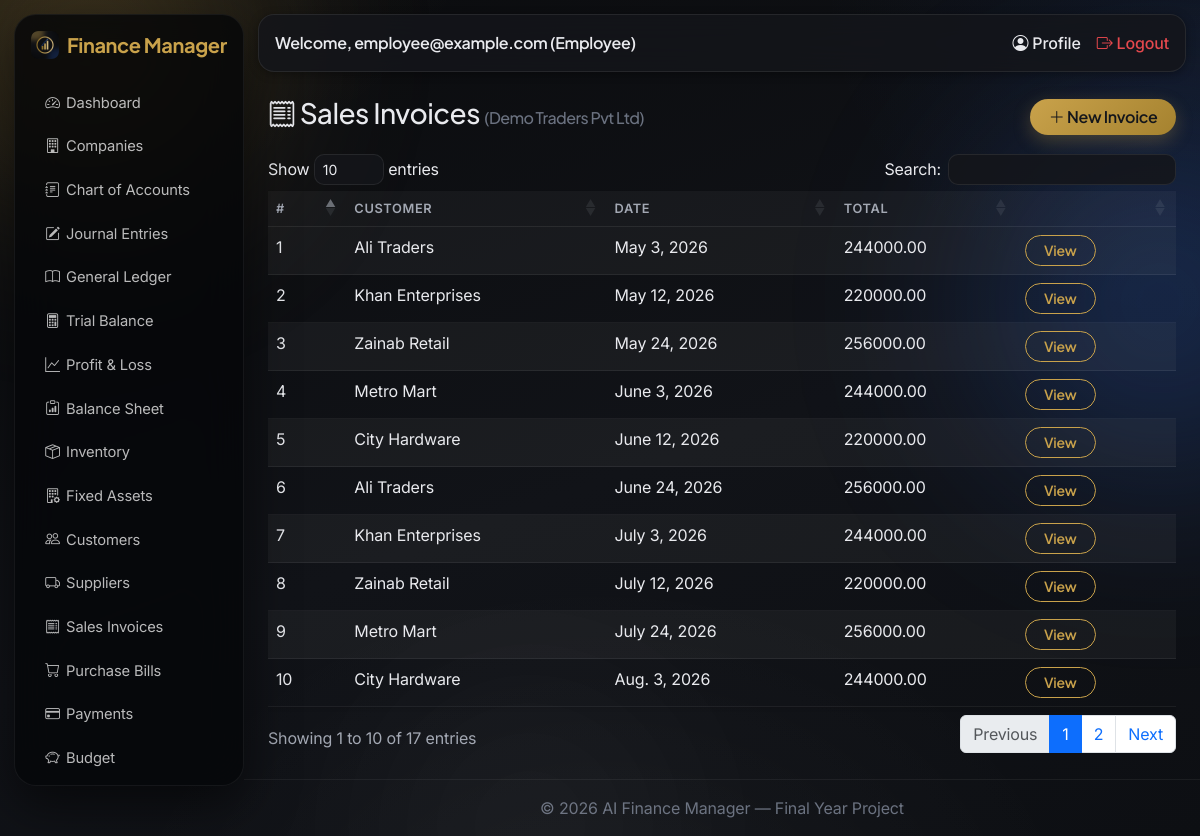
The app's page /transactions/invoices/ (signed in) with its own data.
### accounts/models.py (models this page shows, shortened)
class User(AbstractUser):
    class Role(models.TextChoices):
        SUPER_ADMIN = 'SUPER_ADMIN', 'Super Admin'
        COMPANY_OWNER = 'COMPANY_OWNER', 'Company Owner'
        ACCOUNTANT = 'ACCOUNTANT', 'Accountant'
        EMPLOYEE = 'EMPLOYEE', 'Employee'
    role = models.CharField(max_length=20, choices=Role.choices, default=Role.COMPANY_OWNER)
    email = models.EmailField(unique=True)
    phone = models.CharField(max_length=20, blank=True)
    profile_picture = models.ImageField(upload_to='profile_pics/', blank=True, null=True)

### companies/models.py (models this page shows, shortened)
class Company(models.Model):
    owner = models.ForeignKey(settings.AUTH_USER_MODEL, on_delete=models.CASCADE, related_name='companies')
    name = models.CharField(max_length=200)
    country = models.CharField(max_length=100)
    currency = models.CharField(max_length=10, default='USD')
    fiscal_year_start = models.DateField()
    class Standard(models.TextChoices):
        IFRS = 'IFRS', 'IFRS'
        GAAP = 'GAAP', 'US GAAP'
    class InventoryMethod(models.TextChoices):
        FIFO = 'FIFO', 'FIFO (First-In, First-Out)'
        LIFO = 'LIFO', 'LIFO (Last-In, First-Out) - US GAAP only'
        WAC = 'WAC', 'Weighted Average Cost'
    accounting_standard = models.CharField(
        max_length=20, choices=Standard.choices, default=Standard.IFRS,
        help_text='Controls how inventory is valued and how the Balance Sheet / Income Statement are presented.',
    )
    inventory_method = models.CharField(
        max_length=10, choices=InventoryMethod.choices, default=InventoryMethod.FIFO,
        help_text='Cost-flow method. LIFO is prohibited under IFRS (IAS 2).',
    )
    logo = models.ImageField(upload_to='company_logos/', blank=True, null=True)
    address = models.CharField(max_length=255, blank=True)
    phone = models.CharField(max_length=20, blank=True)
    email = models.EmailField(blank=True)
    created_at = models.DateTimeField(auto_now_add=True)
    staff = models.ManyToManyField(
        settings.AUTH_USER_MODEL, blank=True, related_name='member_companies',
        help_text='Accountants/Employees granted access to this company.',
    )
    class Meta:
        verbose_name_plural = 'Companies'
        ordering = ['-created_at']

### transactions/models.py (models this page shows, shortened)
class SalesInvoice(models.Model):
    company = models.ForeignKey(Company, on_delete=models.CASCADE, related_name='sales_invoices')
    customer = models.ForeignKey(Customer, on_delete=models.CASCADE, related_name='invoices')
    invoice_date = models.DateField()
    created_at = models.DateTimeField(auto_now_add=True)
    @property
    def total(self):
        return sum(line.total for line in self.lines.all())

class Customer(models.Model):
    company = models.ForeignKey(Company, on_delete=models.CASCADE, related_name='customers')
    name = models.CharField(max_length=150)
    phone = models.CharField(max_length=20, blank=True)
    email = models.EmailField(blank=True)
    address = models.CharField(max_length=255, blank=True)

class SalesInvoiceLine(models.Model):
    invoice = models.ForeignKey(SalesInvoice, on_delete=models.CASCADE, related_name='lines')
    item = models.ForeignKey(InventoryItem, on_delete=models.CASCADE)
    quantity = models.PositiveIntegerField()
    price = models.DecimalField(max_digits=12, decimal_places=2)
    @property
    def total(self):
        return self.quantity * self.price

### transactions/views.py (the view)
# urls.py: path('invoices/', views.invoice_list, name='invoice_list'),
@login_required
def invoice_list(request):
    company = get_active_company(request)
    invoices = SalesInvoice.objects.filter(company=company) if company else SalesInvoice.objects.none()
    return render(request, 'transactions/invoice_list.html', {'invoices': invoices, 'company': company})

### accounting/views.py (called while the page is built)
def get_active_company(request):
    accessible = user_accessible_companies(request.user)
    company_id = request.session.get('active_company_id')
    company = None
    if company_id:
        company = accessible.filter(pk=company_id).first()
    if not company:
        company = accessible.first()
        if company:
            request.session['active_company_id'] = company.pk
    return company

### accounts/permissions.py (called while the page is built)
def is_super_admin(user):
    return user.is_authenticated and user.role == user.Role.SUPER_ADMIN

def user_accessible_companies(user):
    from companies.models import Company
    if is_super_admin(user):
        return Company.objects.all()
    return Company.objects.filter(models_q_owner_or_staff(user)).distinct()

def models_q_owner_or_staff(user):
    from django.db.models import Q
    return Q(owner=user) | Q(staff=user)

### transactions/templates/transactions/invoice_list.html (shortened to what this page needs)
{% extends 'base.html' %}
{% block content %}
<div class="d-flex justify-content-between align-items-center mb-3">
    <h3><i class="bi bi-receipt"></i> Sales Invoices {% if company %}<small class="text-muted fs-6">({{ company.name }})</small>{% endif %}</h3>
    <a href="{% url 'transactions:invoice_create' %}" class="btn btn-primary"><i class="bi bi-plus-lg"></i> New Invoice</a>
</div>
<div class="table-responsive">
<table class="table table-striped bg-white shadow-sm" data-datatable>
    <thead><tr><th>#</th><th>Customer</th><th>Date</th><th>Total</th><th></th></tr></thead>
    <tbody>
    {% for inv in invoices %}
        <tr>
            <td>{{ inv.pk }}</td><td>{{ inv.customer.name }}</td><td>{{ inv.invoice_date }}</td><td>{{ inv.total }}</td>
            <td><a href="{% url 'transactions:invoice_detail' inv.pk %}" class="btn btn-sm btn-outline-primary">View</a></td>
        </tr>
    {% empty %}
        <tr><td colspan="5" class="text-center text-muted">No invoices yet.</td></tr>
    {% endfor %}
    </tbody>
</table>
</div>
{% endblock %}

### templates/base.html (shortened to what this page needs)
<!DOCTYPE html>
<html lang="en">
<head>
    {% load static %}
    <link href="https://cdn.jsdelivr.net/npm/bootstrap@5.3.3/dist/css/bootstrap.min.css" rel="stylesheet">
    <link rel="stylesheet" href="https://cdn.jsdelivr.net/npm/bootstrap-icons@1.11.3/font/bootstrap-icons.css">
    <link rel="stylesheet" href="https://cdn.datatables.net/1.13.8/css/dataTables.bootstrap5.min.css">
    <link rel="stylesheet" href="{% load static %}{% static 'css/style.css' %}">
</head>
<body>
<div class="aurora-blob b1"></div>
<div class="aurora-blob b2"></div>
<div class="aurora-blob b3"></div>
{% if user.is_authenticated %}
<div class="d-flex">
    <nav class="sidebar bg-dark text-white p-3" id="sidebarNav" style="width:230px;">
        <h5 class="mb-4 d-flex align-items-center gap-2">
            <img src="{% static 'img/logo.png' %}" alt="AI Finance Manager" style="width:28px;height:28px;border-radius:7px;">
            Finance Manager
        </h5>
        <ul class="nav nav-pills flex-column gap-1">
            <li class="nav-item"><a class="nav-link text-white" href="{% url 'dashboard:home' %}"><i class="bi bi-speedometer2"></i> Dashboard</a></li>
            <li class="nav-item"><a class="nav-link text-white" href="{% url 'companies:list' %}"><i class="bi bi-building"></i> Companies</a></li>
            <li class="nav-item"><a class="nav-link text-white" href="{% url 'accounting:account_list' %}"><i class="bi bi-journal-text"></i> Chart of Accounts</a></li>
            <li class="nav-item"><a class="nav-link text-white" href="{% url 'accounting:journal_list' %}"><i class="bi bi-pencil-square"></i> Journal Entries</a></li>
            <li class="nav-item"><a class="nav-link text-white" href="{% url 'accounting:ledger' %}"><i class="bi bi-book"></i> General Ledger</a></li>
            <li class="nav-item"><a class="nav-link text-white" href="{% url 'accounting:trial_balance' %}"><i class="bi bi-calculator"></i> Trial Balance</a></li>
            <li class="nav-item"><a class="nav-link text-white" href="{% url 'accounting:profit_and_loss' %}"><i class="bi bi-graph-up"></i> Profit &amp; Loss</a></li>
            <li class="nav-item"><a class="nav-link text-white" href="{% url 'accounting:balance_sheet' %}"><i class="bi bi-clipboard-data"></i> Balance Sheet</a></li>
            <li class="nav-item"><a class="nav-link text-white" href="{% url 'inventory:item_list' %}"><i class="bi bi-box-seam"></i> Inventory</a></li>
            <li class="nav-item"><a class="nav-link text-white" href="{% url 'assets:asset_list' %}"><i class="bi bi-building-gear"></i> Fixed Assets</a></li>
            <li class="nav-item"><a class="nav-link text-white" href="{% url 'transactions:customer_list' %}"><i class="bi bi-people"></i> Customers</a></li>
            <li class="nav-item"><a class="nav-link text-white" href="{% url 'transactions:supplier_list' %}"><i class="bi bi-truck"></i> Suppliers</a></li>
            <li class="nav-item"><a class="nav-link text-white" href="{% url 'transactions:invoice_list' %}"><i class="bi bi-receipt"></i> Sales Invoices</a></li>
            <li class="nav-item"><a class="nav-link text-white" href="{% url 'transactions:bill_list' %}"><i class="bi bi-cart"></i> Purchase Bills</a></li>
            <li class="nav-item"><a class="nav-link text-white" href="{% url 'transactions:payment_list' %}"><i class="bi bi-credit-card"></i> Payments</a></li>
            <li class="nav-item"><a class="nav-link text-white" href="{% url 'transactions:budget_list' %}"><i class="bi bi-piggy-bank"></i> Budget</a></li>
            <li class="nav-item"><a class="nav-link text-white" href="{% url 'reports:ai_dashboard' %}"> AI Reports</a></li>
        </ul>
    </nav>
    <div class="flex-grow-1">
        <nav class="navbar navbar-expand navbar-light bg-white border-bottom px-3">
            <span class="navbar-text">Welcome, {{ user.username }} ({{ user.get_role_display }})</span>
            <div class="ms-auto d-flex gap-3">
                <a href="{% url 'accounts:profile' %}" class="text-decoration-none"><i class="bi bi-person-circle"></i> Profile</a>
                <a href="{% url 'accounts:logout' %}" class="text-decoration-none text-danger"><i class="bi bi-box-arrow-right"></i> Logout</a>
            </div>
        </nav>
        <div class="p-4">
            {% block content %}{% endblock %}
        </div>
        <footer class="text-center text-muted py-3 border-top">
            &copy; {% now "Y" %} AI Finance Manager — Final Year Project
        </footer>
    </div>
</div>
{% else %}
    {% block auth_content %}{% endblock %}
{% endif %}
</body>
</html>

### records on screen
User: username "employee@example.com", role "Employee"
Company: name "Demo Traders Pvt Ltd"
SalesInvoice: pk "1", customer.name "Ali Traders", invoice_date "May 3, 2026", total "244000.00"
SalesInvoice: pk "2", customer.name "Khan Enterprises", invoice_date "May 12, 2026", total "220000.00"
SalesInvoice: pk "3", customer.name "Zainab Retail", invoice_date "May 24, 2026", total "256000.00"
SalesInvoice: pk "4", customer.name "Metro Mart", invoice_date "June 3, 2026", total "244000.00"
SalesInvoice: pk "5", customer.name "City Hardware", invoice_date "June 12, 2026", total "220000.00"
SalesInvoice: pk "6", customer.name "Ali Traders", invoice_date "June 24, 2026", total "256000.00"
SalesInvoice: pk "7", customer.name "Khan Enterprises", invoice_date "July 3, 2026", total "244000.00"
SalesInvoice: pk "8", customer.name "Zainab Retail", invoice_date "July 12, 2026", total "220000.00"
SalesInvoice: pk "9", customer.name "Metro Mart", invoice_date "July 24, 2026", total "256000.00"
SalesInvoice: pk "10", customer.name "City Hardware", invoice_date "Aug. 3, 2026", total "244000.00"
